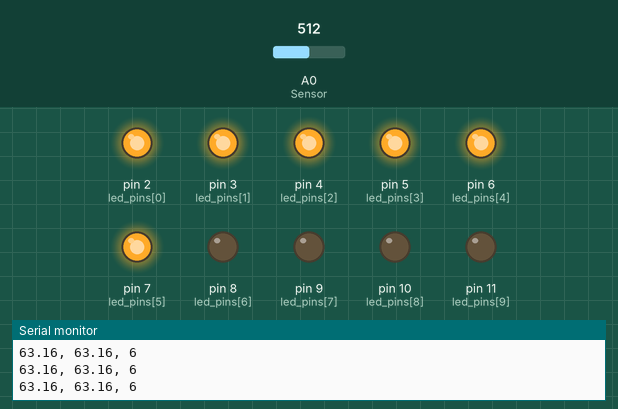
Simulated run of this sketch. Board: Arduino Uno, built with avr-gcc and run on an emulated ATmega328P. Shown: output pins drawn as LEDs (lit = HIGH), the last lines printed to the serial monitor. Inputs (shaded band) come from the test bench; at power-on: A0 (Sensor) = 512.

Above: at 1.2 s.
1.3 s: A0 (Sensor) set to 498
At 2.0 s:
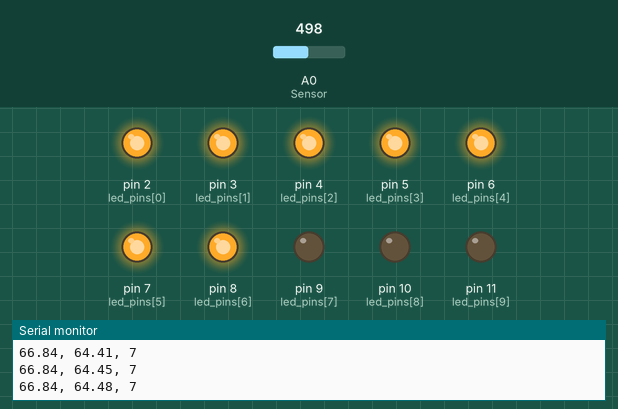
3.2 s: A0 (Sensor) set to 477
At 5.9 s:
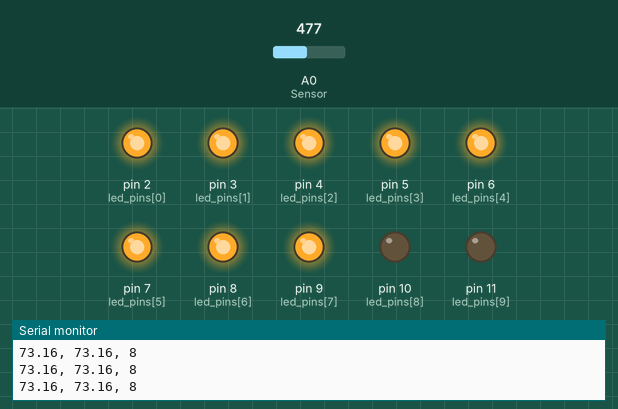
6.2 s: A0 (Sensor) set to 457
9.1 s: A0 (Sensor) set to 448
At 11.5 s:
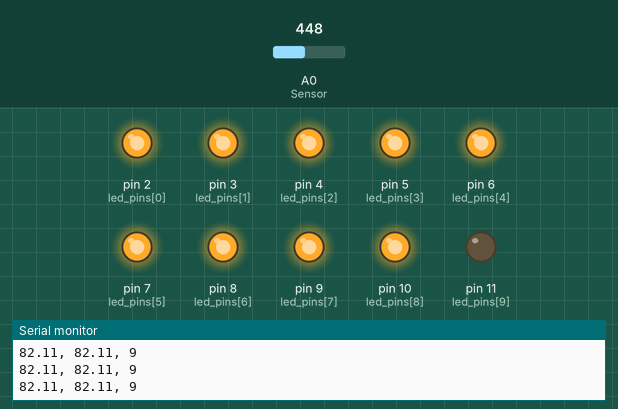
12.1 s: A0 (Sensor) set to 716
At 14.8 s:
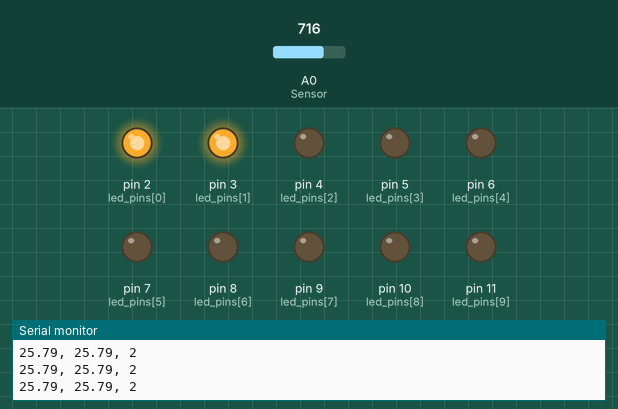
15.1 s: A0 (Sensor) set to 900
At 17.4 s:
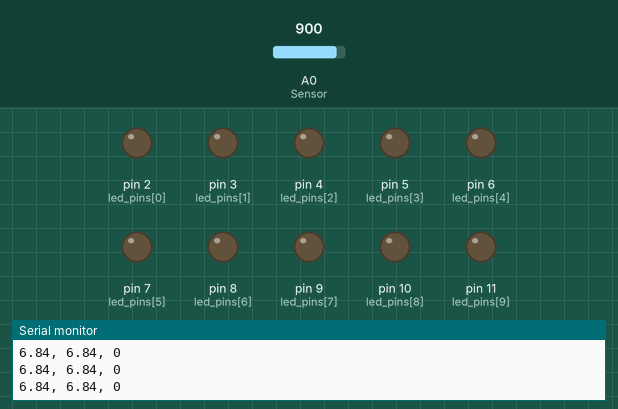
Timing chart, 0 to 18.9 s (numbered marks = the images above; inputs shaded):
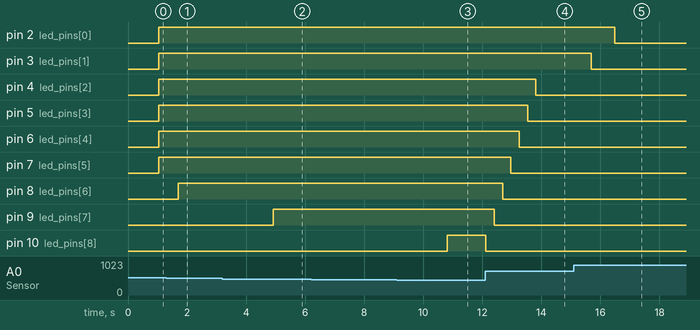

Measured:
- the behaviour switches between 510 and 509 on A0 (Sensor) (found by bisection; images 0 and 1)
- the behaviour switches between 478 and 477 on A0 (Sensor) (found by bisection; images 1 and 2)
- the behaviour switches between 449 and 448 on A0 (Sensor) (found by bisection; images 2 and 3)
- after the input at 1.3 s, pin 8 (led_pins[6]): LOW → HIGH after 0.41 s
- after the input at 3.2 s, pin 9 (led_pins[7]): LOW → HIGH after 1.7 s
- after the input at 9.1 s, pin 10 (led_pins[8]): LOW → HIGH after 1.7 s
- after the input at 12.1 s, pin 4 (led_pins[2]): HIGH → LOW after 1.7 s; pin 5 (led_pins[3]): HIGH → LOW after 1.4 s; pin 6 (led_pins[4]): HIGH → LOW after 1.2 s; pin 7 (led_pins[5]): HIGH → LOW after 0.87 s; pin 8 (led_pins[6]): HIGH → LOW after 0.59 s
- after the input at 15.1 s, pin 2 (led_pins[0]): HIGH → LOW after 1.4 s; pin 3 (led_pins[1]): HIGH → LOW after 0.59 s

The sketch:

600-6_LED______.ino
```cpp
#include <Arduino.h>

#define Vin 5 //입력전압이 5V인 상황!
#define R2 120 //고정저항값의 크기
#define Sensor A0 //센서는 A0에 연결됨!
#define R1_MAX 186 //가장 큰 저항값
#define R1_MIN 3 //가장 낮은 저항값
#define window_size 100 //숫자가 커질수록 필터강도 증가

//윈도우 사이즈가 크면클수록 필터강도 증가함!
//단 윈도우 사이즈만큼 지연됨
float moving_window[window_size];
int cnt = 0;
//10개의 디지털핀에 LED가 연결될것이다!
byte led_pins[] = {2,3,4,5,6,7,8,9,10,11};

float get_sensor(){
    //아날로그 0번핀에 10bit 아날로그값을 측정함!
    int analog = analogRead(Sensor); //0~1023
    //Vout계산하기!
    float Vout = Vin * analog/1023.0;
    //저항값 계산하기!
    float R1 = (Vin*R2-Vout*R2)/Vout;
    //저항값이 지정된 범위가 되도록 하기!
    R1 = map(R1,R1_MIN,R1_MAX,0,190);
    R1 = constrain(R1,0,190);
    //퍼센테이지 계산하기
    float percent = R1/190 * 100;

    return percent;
}

void setup(void) {
    //결과를 시리얼통신으로 출력하겠다!
    Serial.begin(9600);
    //모든 디지털핀을 출력으로 설정하겠따!
    for(int i = 0;i<10;i++){
        pinMode(led_pins[i],OUTPUT);
    }
}

void loop(void) {

    float now_sensor = get_sensor();
    //배열에 값이 20개가 차기 전까지는 대입만한다!
    if(cnt < window_size){
        moving_window[cnt] = now_sensor;
        cnt++;
    }else{
        //20개의 샘플이 수집이 완료됨!
        //새롭게 측정된거를 제일 마지막에 넣고
        //제일 처음 데이터를 빼야한다!
        for(int i = 1;i<window_size;i++){
            moving_window[i-1] = moving_window[i];
        }
        moving_window[window_size-1] = now_sensor;
        //평균계산하기

        float filltered_percent = 0;
        for(int i = 0;i<window_size;i++){
            filltered_percent += moving_window[i];
        }
        filltered_percent /= window_size;

        Serial.print(now_sensor);
        Serial.print(", ");
        Serial.print(filltered_percent);

        //filltered_percent
        //이값이 1~10이면 2번핀만 HIGH
        //11~20 ...... 91~100
        int nockanda = map(filltered_percent,0,100,0,11);
        Serial.print(", ");
        Serial.println(nockanda);
        for(int i = 0;i<nockanda;i++){
            digitalWrite(led_pins[i],HIGH);
        }
        for(int i = nockanda;i<10;i++){
            digitalWrite(led_pins[i],LOW);
        }
    }

    delay(10);
}
```
